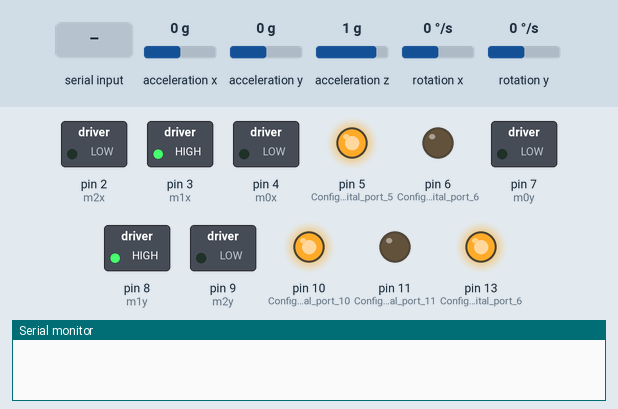
A sketch run on a simulated Arduino Uno, built with avr-gcc and run on an emulated ATmega328P. Shown: switched loads named in the sketch (green lamp = pin HIGH), output pins drawn as LEDs (lit = HIGH), the last lines printed to the serial monitor. Wiring (inferred from the names in the program): MPU-6050 motion sensor at I2C address 0x68. The test bench sets the inputs (shaded band); at power-on: rotation y 0 °/s, acceleration x 0 g, acceleration y 0 g, acceleration z 1 g, rotation x 0 °/s.

Above: at 0.01 s.
At 4.4 s:
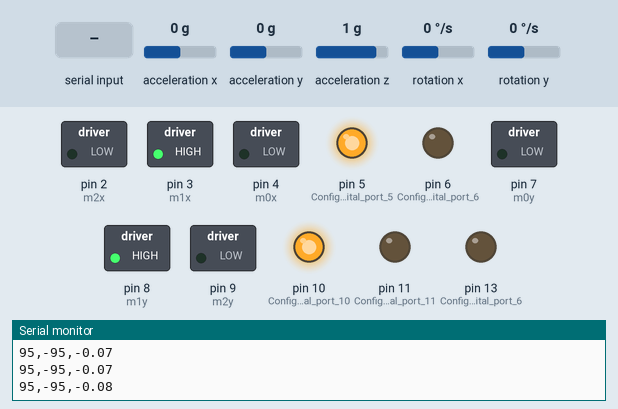
4.5 s: byte 30 received over Serial
At 4.71 s:
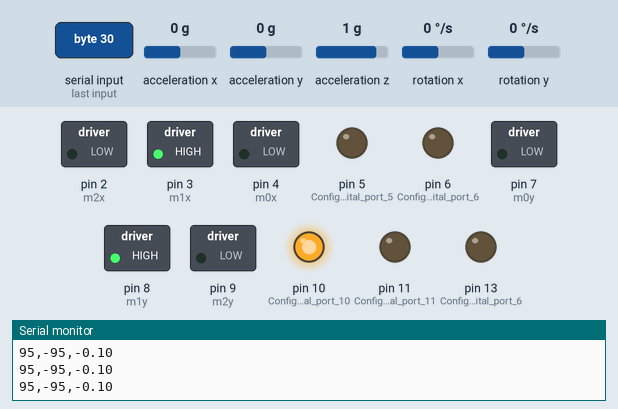
6.4 s: rotation y set to -34 °/s
Timing chart, 0 to 9.4 s (numbered marks = the images above; inputs shaded):
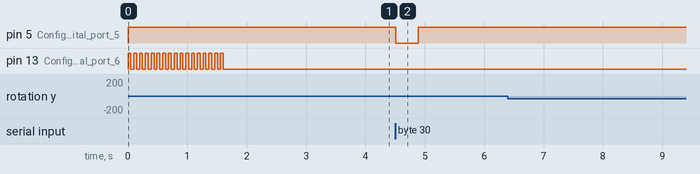

The sketch:

BalancingRobot_CU.ino
```cpp
#include <Wire.h>                                            //Include the Wire.h library so we can communicate with the gyro

int gyro_address = 0x68;                                     //MPU-6050 I2C address (0x68 or 0x69)
float acc_calibration_value_x, acc_calibration_value_y, acc_calibration_value_z;        //Enter the accelerometer calibration value
float acc_raw_x, acc_raw_y, acc_raw_z;
float acc_x, acc_y, acc_z;
float acc_angle, calibration_angle;

//Various settings
float pid_p_gain = 11.0;                                       //Gain setting for the P-controller (15)
float pid_i_gain = 0.7;                                      //Gain setting for the I-controller (1.5)
float pid_d_gain = 4.0;                                       //Gain setting for the D-controller (30)
float turning_speed = 30;                                    //Turning speed (20)
float max_target_speed = 150;                                //Max target speed (100)

///////////////////////////////////////////////////////////////////////////////////////////////////////////////////////////////////////
//Declaring global variables
///////////////////////////////////////////////////////////////////////////////////////////////////////////////////////////////////////
byte start, received_byte, low_bat;

int left_motor, throttle_left_motor, throttle_counter_left_motor, throttle_left_motor_memory;
int right_motor, throttle_right_motor, throttle_counter_right_motor, throttle_right_motor_memory;
int battery_voltage;
int receive_counter;
int gyro_pitch_data_raw, gyro_yaw_data_raw, accelerometer_data_raw;

long gyro_yaw_calibration_value, gyro_pitch_calibration_value;

unsigned long loop_timer;

float angle_gyro, angle_acc, angle, self_balance_pid_setpoint;
float pid_error_temp, pid_i_mem, pid_setpoint, gyro_input, pid_output, pid_last_d_error;
float pid_output_left, pid_output_right;

#define m0x 4                       //motor driver 1 step pins. will be setting them in void setup for quater stepping.
#define m1x 3
#define m2x 2

#define m0y 7                      //motor driver 2 step pins. will be setting them in void setup for quater stepping.
#define m1y 8
#define m2y 9

///////////////////////////////////////////////////////////////////////////////////////////////////////////////////////////////////////
//Setup basic functions
///////////////////////////////////////////////////////////////////////////////////////////////////////////////////////////////////////
void setup(){
  Serial.begin(9600);                                                       //Start the serial port at 9600 kbps
  Wire.begin();                                                             //Start the I2C bus as master
  TWBR = 12;                                                                //Set the I2C clock speed to 400kHz

  //To create a variable pulse for controlling the stepper motors a timer is created that will execute a piece of code (subroutine) every 20us
  //This subroutine is called TIMER2_COMPA_vect
  TCCR2A = 0;                                                               //Make sure that the TCCR2A register is set to zero
  TCCR2B = 0;                                                               //Make sure that the TCCR2A register is set to zero
  TIMSK2 |= (1 << OCIE2A);                                                  //Set the interupt enable bit OCIE2A in the TIMSK2 register
  TCCR2B |= (1 << CS21);                                                    //Set the CS21 bit in the TCCRB register to set the prescaler to 8
  OCR2A = 39;                                                               //The compare register is set to 39 => 20us / (1s / (16.000.000MHz / 8)) - 1
  TCCR2A |= (1 << WGM21);                                                   //Set counter 2 to CTC (clear timer on compare) mode

  //By default the MPU-6050 sleeps. So we have to wake it up.
  Wire.beginTransmission(gyro_address);                                     //Start communication with the address found during search.
  Wire.write(0x6B);                                                         //We want to write to the PWR_MGMT_1 register (6B hex)
  Wire.write(0x00);                                                         //Set the register bits as 00000000 to activate the gyro
  Wire.endTransmission();                                                   //End the transmission with the gyro.
  //Set the full scale of the gyro to +/- 250 degrees per second
  Wire.beginTransmission(gyro_address);                                     //Start communication with the address found during search.
  Wire.write(0x1B);                                                         //We want to write to the GYRO_CONFIG register (1B hex)
  Wire.write(0x00);                                                         //Set the register bits as 00000000 (250dps full scale)
  Wire.endTransmission();                                                   //End the transmission with the gyro
  //Set the full scale of the accelerometer to +/- 4g.
  Wire.beginTransmission(gyro_address);                                     //Start communication with the address found during search.
  Wire.write(0x1C);                                                         //We want to write to the ACCEL_CONFIG register (1A hex)
  Wire.write(0x08);                                                         //Set the register bits as 00001000 (+/- 4g full scale range)
  Wire.endTransmission();                                                   //End the transmission with the gyro
  //Set some filtering to improve the raw data.
  Wire.beginTransmission(gyro_address);                                     //Start communication with the address found during search
  Wire.write(0x1A);                                                         //We want to write to the CONFIG register (1A hex)
  Wire.write(0x03);                                                         //Set the register bits as 00000011 (Set Digital Low Pass Filter to ~43Hz)
  Wire.endTransmission();                                                   //End the transmission with the gyro

  pinMode(5, OUTPUT);                                                       //Configure digital port 5 as output for dir pin
  pinMode(6, OUTPUT);                                                       //Configure digital port 6 as output for step pin
  pinMode(10, OUTPUT);                                                       //Configure digital port 10 as output for dir pin
  pinMode(11, OUTPUT);                                                       //Configure digital port 11 as output for step pin
  pinMode(13, OUTPUT);                                                      //Configure digital port 6 as output

  pinMode(m0x, OUTPUT);
  pinMode(m1x, OUTPUT);
  pinMode(m2x, OUTPUT);

  pinMode(m0y, OUTPUT);
  pinMode(m1y, OUTPUT);
  pinMode(m2y, OUTPUT);

  digitalWrite(m0x, 0);
  digitalWrite(m1x, 1);
  digitalWrite(m2x, 0);

  digitalWrite(m0y, 0);
  digitalWrite(m1y, 1);
  digitalWrite(m2y, 0);
//  Serial.print("Calibrating gyro...");

  for(receive_counter = 0; receive_counter < 500; receive_counter++){       //Create 500 loops
    if(receive_counter % 15 == 0)digitalWrite(13, !digitalRead(13));        //Change the state of the LED every 15 loops to make the LED blink fast
    Wire.beginTransmission(gyro_address);                                   //Start communication with the gyro
    Wire.write(0x43);                                                       //Start reading the Who_am_I register 75h
    Wire.endTransmission();                                                 //End the transmission
    Wire.requestFrom(gyro_address, 4);                                      //Request 2 bytes from the gyro
    gyro_yaw_calibration_value += Wire.read()<<8|Wire.read();               //Combine the two bytes to make one integer
    gyro_pitch_calibration_value += Wire.read()<<8|Wire.read();             //Combine the two bytes to make one integer
    delayMicroseconds(1850);                                                //Wait for 3700 microseconds to simulate the main program loop time
  }
  gyro_pitch_calibration_value /= 500;                                      //Divide the total value by 500 to get the avarage gyro offset
  gyro_yaw_calibration_value /= 500;                                        //Divide the total value by 500 to get the avarage gyro offset

//  Serial.println("");
//  Serial.print("Calibrating Accel...");

for(receive_counter = 0; receive_counter < 500; receive_counter++){         //Create 500 loops
    Wire.beginTransmission(gyro_address);                                   //Start communication with the Accel
    Wire.write(0x3B);                                                       //Start reading the Who_am_I register 75h
    Wire.endTransmission();                                                 //End the transmission
    Wire.requestFrom(gyro_address, 6);                                      //Request 2 bytes from the Accel
    acc_calibration_value_x += Wire.read()<<8|Wire.read();                  //Combine the two bytes to make one integer
    acc_calibration_value_y += Wire.read()<<8|Wire.read();                  //Combine the two bytes to make one integer
    acc_calibration_value_z += Wire.read()<<8|Wire.read();
    delayMicroseconds(1850);                                                //Wait for 3700 microseconds to simulate the main program loop time
  }
  acc_calibration_value_x /= 500;                                           //Divide the total value by 500 to get the avarage gyro offset
  acc_calibration_value_y /= 500;
  acc_calibration_value_z /= 500;

  acc_calibration_value_z = acc_calibration_value_z/8200.0;
  calibration_angle = acos(acc_calibration_value_z)*57.29;

  loop_timer = micros() + 4000;                                           //Set the loop_timer variable at the next end loop time
}

void loop() {
  if(Serial.available()){
    received_byte = Serial.read();
    receive_counter = 0;
  }
  if(receive_counter <= 25)receive_counter++;
  else received_byte = 0x00;

  //put your main code here, to run repeatedly:
  Wire.beginTransmission(gyro_address);                                   //Start communication with the Accel
  Wire.write(0x3B);                                                       //Start reading the Who_am_I register 75h
  Wire.endTransmission();                                                 //End the transmission
  Wire.requestFrom(gyro_address, 6);                                      //Request 2 bytes from the Accel
  acc_raw_x = Wire.read()<<8|Wire.read();                                 //Combine the two bytes to make one integer
  acc_raw_y = Wire.read()<<8|Wire.read();
  acc_raw_z = Wire.read()<<8|Wire.read();

  acc_x = acc_raw_x/8192.0;
  acc_y = acc_raw_y/8192.0;
  acc_z = acc_raw_z/8192.0;

  if(acc_z > 1) acc_z=1;
  if(acc_z < -1) acc_z=-1;
  acc_angle = (atan2(acc_x, acc_z)*57.29) - calibration_angle;

  if(start == 0 && acc_angle > -0.5 && acc_angle < 0.5){
    angle_gyro = acc_angle;
    start = 1;
  }

//  Wire.beginTransmission(gyro_address);                                   //Start communication with the Accel
//  Wire.write(0x3F);                                                       //Start reading the Who_am_I register 75h
//  Wire.endTransmission();                                                 //End the transmission
//  Wire.requestFrom(gyro_address, 2);                                      //Request 2 bytes from the Accel
//  acc_raw_z = Wire.read()<<8|Wire.read();                                 //Combine the two bytes to make one integer
//  acc_raw_z += acc_calibration_value_z;
//
//  if(acc_raw_z > 8200) acc_raw_z = 8200;                                  // acc_z = acc_raw_z/8192.0; (approximating 8192 to 8200)
//  if(acc_raw_z < -8200) acc_raw_z = -8200;
//
//  acc_angle = asin((float)acc_raw_z/8200.0)*57.296;


  Wire.beginTransmission(gyro_address);                                   //Start communication with the gyro
  Wire.write(0x43);                                                       //Start reading the Who_am_I register 75h
  Wire.endTransmission();                                                 //End the transmission
  Wire.requestFrom(gyro_address, 4);                                      //Request 2 bytes from the gyro
  gyro_yaw_data_raw = Wire.read()<<8|Wire.read();                         //Combine the two bytes to make one integer
  gyro_pitch_data_raw = Wire.read()<<8|Wire.read();                       //Combine the two bytes to make one integer

  gyro_pitch_data_raw -= gyro_pitch_calibration_value;
  angle_gyro += -(gyro_pitch_data_raw * 0.000121);

  angle_gyro =  angle_gyro*0.9996 + acc_angle*0.0004;
  //angle_gyro =  angle_gyro*0.998 + acc_angle*0.002;

  ////////////////////////////////////////////////////////////////////////////////////////
  //PID-Controller calculations
  ////////////////////////////////////////////////////////////////////////////////////////

  pid_error_temp = angle_gyro - self_balance_pid_setpoint - pid_setpoint;
  if(pid_output > 10 || pid_output < -10)pid_error_temp += pid_output * 0.015;

  pid_i_mem += pid_error_temp*pid_i_gain;
  if(pid_i_mem > 400)pid_i_mem = 400;
  else if(pid_i_mem < -400)pid_i_mem = -400;

  pid_output = pid_p_gain*(pid_error_temp) + pid_i_mem + pid_d_gain*(pid_error_temp - pid_last_d_error);
  if(pid_output > 400)pid_output = 400;
  else if(pid_output < -400)pid_output = -400;

  pid_last_d_error = pid_error_temp;

  //Handle the nervous behavior of the robot
  if(pid_output < 5 && pid_output > -5) pid_output=0;

  //Handle if the robot is falling
  if(angle_gyro > 30 || angle_gyro < -30 || start == 0){
    pid_output = 0;
    pid_i_mem = 0;
    start = 0;
    self_balance_pid_setpoint = 0;
  }

  ///////////////////////////////////////////////////////////////////////////////////////////////////////
  //RC-Control
  ///////////////////////////////////////////////////////////////////////////////////////////////////////

  pid_output_left = pid_output;
  pid_output_right = pid_output;

  if(received_byte & B00000001){                        //right
    pid_output_left += turning_speed;
    pid_output_right -= turning_speed;
  }

  if(received_byte & B00000010){                        //left
    pid_output_left -= turning_speed;
    pid_output_right += turning_speed;
  }

  if(received_byte & B00000100){                        //forward
    if(pid_setpoint > -2.5)pid_setpoint -= 0.05;
    if(pid_output > max_target_speed * -1)pid_setpoint -= 0.005;
  }

  if(received_byte & B00001000){                        //backward
    if(pid_setpoint < 2.5)pid_setpoint += 0.05;
    if(pid_output < max_target_speed)pid_setpoint += 0.005;
  }

  if(received_byte & B00001100){                        // slowly reduce the setpoint to zero if no forward or backward command is given
    if(pid_setpoint > 0.5)pid_setpoint -= 0.05;
    else if(pid_setpoint < -0.5)pid_setpoint += 0.05;
    else pid_setpoint = 0;
  }

  //slowly come to the 0 setpoint if not already
  if(pid_setpoint == 0){
    if(pid_output < 0) self_balance_pid_setpoint += 0.0015;
    if(pid_output > 0) self_balance_pid_setpoint -= 0.0015;
  }

  ////////////////////////////////////////////////////////////////////////////////////////////////////////////////////////////////////////
  //Motor pulse calculations
  ////////////////////////////////////////////////////////////////////////////////////////////////////////////////////////////////////////

  //compensating for the non linear behavior of the stepper motor
  if(pid_output_left > 0)pid_output_left = 405 - (1/(pid_output_left + 9)) * 5500;
  else if(pid_output_left < 0)pid_output_left = -405 - (1/(pid_output_left - 9)) * 5500;

  if(pid_output_right > 0)pid_output_right = 405 - (1/(pid_output_right + 9)) * 5500;
  else if(pid_output_right < 0)pid_output_right = -405 - (1/(pid_output_right - 9)) * 5500;

  //calculating the needed pulse time for the left and right motor
  if(pid_output_left > 0)left_motor = 400 - pid_output_left;
  else if(pid_output_left < 0)left_motor = -400 - pid_output_left;
  else left_motor = 0;

  if(pid_output_right > 0)right_motor = 400 - pid_output_right;
  else if(pid_output_right < 0)right_motor = -400 - pid_output_right;
  else right_motor = 0;

  //Assigning the calculated pulse time to the variable in ISR
  throttle_left_motor = left_motor;
  throttle_right_motor = right_motor;

  Serial.print(95);
  Serial.print(",");
  Serial.print(-95);
  Serial.print(",");
  Serial.println(angle_gyro);
  //Serial.println(acc_angle);

  while(loop_timer > micros());
  loop_timer += 4000;
}

/////////////////////////////////////////////////////////////////////////////////////////////////
////////////////////////////////////////TIMER2_COMPA_vect////////////////////////////////////////
/////////////////////////////////////////////////////////////////////////////////////////////////

ISR(TIMER2_COMPA_vect) {
  //Left motor pulses
  throttle_counter_left_motor ++;                                       //Increase CC_Speed_Left_Motor by 1 every time this routine is executed
  if (throttle_counter_left_motor > throttle_left_motor_memory) {       //If the number of loops is larger then the Left_Motor_Speed_Prev variable
    throttle_counter_left_motor = 0;                                    //Reset the CC_Speed_Left_Motor variable
    throttle_left_motor_memory = throttle_left_motor;                   //Load the next Left_Motor_Speed variable
    if (throttle_left_motor_memory < 0) {                               //If the Left_Motor_Speed_Prev is negative
      PORTD &= 0b11011111;                                              //Set D5 low. Reverse  direction
      throttle_left_motor_memory *= -1;                                 //Invert the Left_Motor_Speed_Prev variable
    }
    else PORTD |= 0b00100000;                                           //Set output D5 high. Forward direction.
  }
  else if (throttle_counter_left_motor == 1)PORTD |= 0b01000000;        //Set output D6 high to create a pulse for the stepper
  else if (throttle_counter_left_motor == 2)PORTD &= 0b10111111;        //Set output D6 low because the pulse only has to last for 20us


  //Right motor pulses
 throttle_counter_right_motor ++;                                       //Increase CC_Speed_Right_Motor by 1 every time the routine is executed
  if (throttle_counter_right_motor > throttle_right_motor_memory) {     //If the number of loops is larger then the Left_Motor_Speed_Prev variable
    throttle_counter_right_motor = 0;                                   //Reset the CC_Speed_Left_Motor variable
    throttle_right_motor_memory = throttle_right_motor;                 //Load the next Left_Motor_Speed variable
    if (throttle_right_motor_memory < 0) {                              //If the Left_Motor_Speed_Prev is negative
      PORTB &= 0b11111011;                                              //Set D10 low. Reverse  direction
      throttle_right_motor_memory *= -1;                                //Invert the Left_Motor_Speed_Prev variable
    }
    else PORTB |= 0b00000100;                                           //Set output D10 high. Forward direction.
  }
  else if (throttle_counter_right_motor == 1)PORTB |= 0b00001000;        //Set output D11 high to create a pulse for the stepper
  else if (throttle_counter_right_motor == 2)PORTB &= 0b11110111;        //Set output D11 low because the pulse only has to last for 20us
}//End of timer routine
```

Measured:
- after the input at 4.5 s, pin 5 (Configure_digital_port_5): HIGH → LOW at once, → HIGH 0.38 s later
